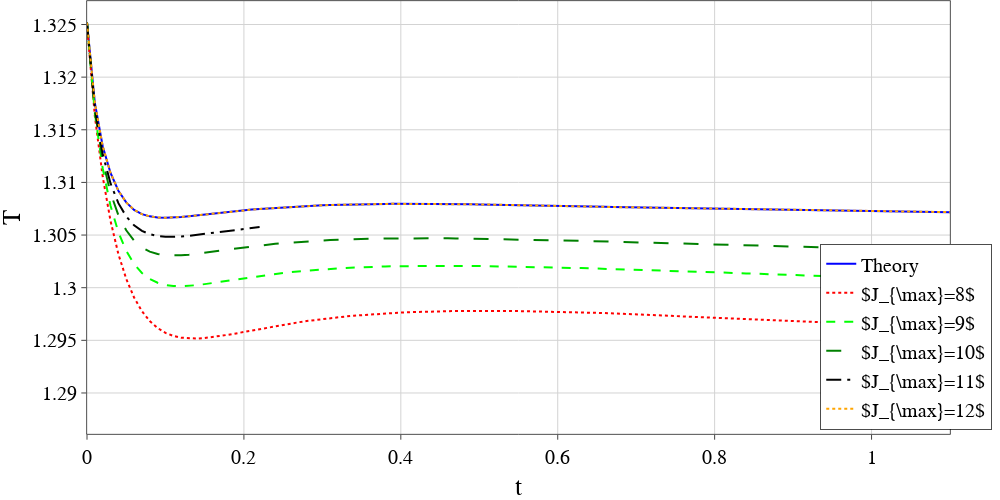
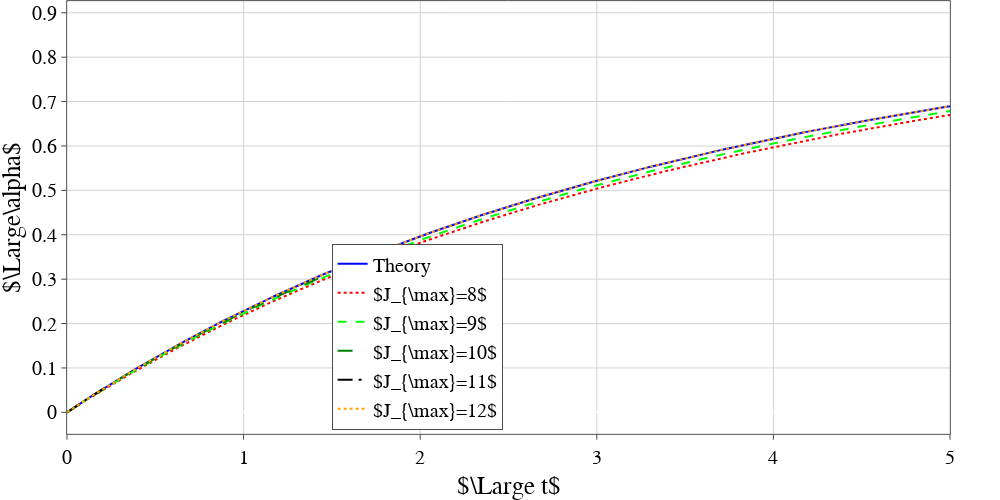

Notebook source saved alongside these figures, in order:
### Code cell
list_x = [data_w['t']]
list_y = [data_w['T']]
names = ['Theory   '] #Wolfram
for lev in levs+[12]:
    print(lev)
    list_x.append(data_b[lev]['t'])
    list_y.append(data_b[lev]['T'])
    names.append(r'$J_{\max}=' + str(lev) + '$')


plot_graph(list_x, list_y, names, xtitle='t', ytitle='T', image_name='Couette_T_t.pdf', list_x_fill=[], list_y_fill=[], mode=['lines']*20, \
           dash=['solid', 'dot', 'dash', 'longdash', 'longdashdot', 'dot'], \
           colors=['blue', 'red', 'hsv(120,100,100)', 'green', 'black', 'orange' ], \
           marker_size=2, xrange =[0, 1.1], yrange = [], \
           marker_style = ['circle', 'circle', 'triangle-down','square', 'diamond', 'cross',  'x-thin', 'cross-thin' ], \
           width=1000, height=500, path=MYPATH, yanchor='auto', y0_anchor=0.01, xanchor='left', x0_anchor=0.85)

list_x = [data_w['t']]
list_y = [data_w['alpha']]
for lev in levs + [12]:
    list_x.append(data_b[lev]['t'])
    list_y.append(data_b[lev]['alpha'])
    
plot_graph(list_x, list_y, names, xtitle=r'$\Large t$', ytitle=r'$\Large\alpha$', image_name='Couette_alpha_t.pdf', list_x_fill=[], list_y_fill=[], mode=['lines']*20, \
           dash=['solid', 'dot', 'dash', 'longdash', 'longdashdot', 'dot'], \
           colors=['blue', 'red', 'hsv(120,100,100)', 'green', 'black', 'orange' ], \
           marker_size=2, xrange =[0, tmax], yrange = [], \
           marker_style = ['circle', 'circle', 'triangle-down','square', 'diamond', 'cross',  'x-thin', 'cross-thin' ], \
           width=1000, height=500, path=MYPATH, yanchor='auto', y0_anchor=0.01, xanchor='left', x0_anchor=0.3)

### Figure 1 — Plotly figure (JSON) as saved in the notebook; plotly's stock layout.template omitted (floating-point values rounded to 4 significant figures; data arrays with more than 128 entries replaced by an {"elided": "..."} marker saying what was removed)
{"data": [{"line": {"color": "blue", "dash": "solid", "width": 2}, "marker": {"line": {"color": "blue", "width": 1}, "size": 2, "symbol": "circle"}, "mode": "lines", "name": "Theory   ", "textfont": {"color": "LightSeaGreen", "family": "Times New Roman", "size": 18}, "type": "scatter", "x": {"elided": "1001 float values"}, "y": {"elided": "1001 float values"}}, {"line": {"color": "red", "dash": "dot", "width": 2}, "marker": {"line": {"color": "red", "width": 1}, "size": 2, "symbol": "circle"}, "mode": "lines", "name": "$J_{\\max}=8$", "textfont": {"color": "LightSeaGreen", "family": "Times New Roman", "size": 18}, "type": "scatter", "x": {"elided": "501 float values"}, "y": {"elided": "501 float values"}}, {"line": {"color": "hsv(120,100,100)", "dash": "dash", "width": 2}, "marker": {"line": {"color": "hsv(120,100,100)", "width": 1}, "size": 2, "symbol": "triangle-down"}, "mode": "lines", "name": "$J_{\\max}=9$", "textfont": {"color": "LightSeaGreen", "family": "Times New Roman", "size": 18}, "type": "scatter", "x": {"elided": "501 float values"}, "y": {"elided": "501 float values"}}, {"line": {"color": "green", "dash": "longdash", "width": 2}, "marker": {"line": {"color": "green", "width": 1}, "size": 2, "symbol": "square"}, "mode": "lines", "name": "$J_{\\max}=10$", "textfont": {"color": "LightSeaGreen", "family": "Times New Roman", "size": 18}, "type": "scatter", "x": {"elided": "174 float values"}, "y": {"elided": "174 float values"}}, {"line": {"color": "black", "dash": "longdashdot", "width": 2}, "marker": {"line": {"color": "black", "width": 1}, "size": 2, "symbol": "diamond"}, "mode": "lines", "name": "$J_{\\max}=11$", "textfont": {"color": "LightSeaGreen", "family": "Times New Roman", "size": 18}, "type": "scatter", "x": [0, 0.01, 0.02, 0.03, 0.04, 0.05, 0.06, 0.07, 0.08, 0.09, 0.1, 0.11, 0.12, 0.13, 0.14, 0.15, 0.16, 0.17, 0.18, 0.19, 0.2, 0.21, 0.22], "y": [1.325, 1.317, 1.313, 1.31, 1.308, 1.307, 1.306, 1.305, 1.305, 1.305, 1.305, 1.305, 1.305, 1.305, 1.305, 1.305, 1.305, 1.305, 1.305, 1.306, 1.306, 1.306, 1.306]}, {"line": {"color": "orange", "dash": "dot", "width": 2}, "marker": {"line": {"color": "orange", "width": 1}, "size": 2, "symbol": "cross"}, "mode": "lines", "name": "$J_{\\max}=12$", "textfont": {"color": "LightSeaGreen", "family": "Times New Roman", "size": 18}, "type": "scatter", "x": {"elided": "1001 float values"}, "y": {"elided": "1001 float values"}}], "layout": {"autosize": false, "font": {"color": "Black", "family": "Times New Roman", "size": 20}, "height": 500, "legend": {"bgcolor": "White", "bordercolor": "Black", "borderwidth": 0.7, "x": 0.85, "xanchor": "left", "y": 0.01, "yanchor": "auto"}, "margin": {"b": 50, "l": 0, "pad": 0.4, "r": 50, "t": 0}, "paper_bgcolor": "rgba(255, 255, 255, 1)", "plot_bgcolor": "rgba(255, 255, 255, 1)", "showlegend": true, "width": 1000, "xaxis": {"gridcolor": "lightgrey", "gridwidth": 1, "linecolor": "black", "linewidth": 0.7, "mirror": true, "range": [0, 1.1], "showline": true, "tickfont": {"color": "black", "family": "Times New Roman", "size": 20}, "ticks": "outside", "title": {"font": {"color": "black", "family": "Times New Roman", "size": 25}, "text": "t"}}, "yaxis": {"gridcolor": "lightgrey", "gridwidth": 1, "linecolor": "black", "linewidth": 0.7, "mirror": true, "showline": true, "tickfont": {"color": "black", "family": "Times New Roman", "size": 20}, "ticks": "outside", "title": {"font": {"color": "black", "family": "Times New Roman", "size": 25}, "text": "T"}}}}

### Figure 2 — Plotly figure (JSON) as saved in the notebook; plotly's stock layout.template omitted (floating-point values rounded to 4 significant figures; data arrays with more than 128 entries replaced by an {"elided": "..."} marker saying what was removed)
{"data": [{"line": {"color": "blue", "dash": "solid", "width": 2}, "marker": {"line": {"color": "blue", "width": 1}, "size": 2, "symbol": "circle"}, "mode": "lines", "name": "Theory   ", "textfont": {"color": "LightSeaGreen", "family": "Times New Roman", "size": 18}, "type": "scatter", "x": {"elided": "1001 float values"}, "y": {"elided": "1001 float values"}}, {"line": {"color": "red", "dash": "dot", "width": 2}, "marker": {"line": {"color": "red", "width": 1}, "size": 2, "symbol": "circle"}, "mode": "lines", "name": "$J_{\\max}=8$", "textfont": {"color": "LightSeaGreen", "family": "Times New Roman", "size": 18}, "type": "scatter", "x": {"elided": "501 float values"}, "y": {"elided": "501 float values"}}, {"line": {"color": "hsv(120,100,100)", "dash": "dash", "width": 2}, "marker": {"line": {"color": "hsv(120,100,100)", "width": 1}, "size": 2, "symbol": "triangle-down"}, "mode": "lines", "name": "$J_{\\max}=9$", "textfont": {"color": "LightSeaGreen", "family": "Times New Roman", "size": 18}, "type": "scatter", "x": {"elided": "501 float values"}, "y": {"elided": "501 float values"}}, {"line": {"color": "green", "dash": "longdash", "width": 2}, "marker": {"line": {"color": "green", "width": 1}, "size": 2, "symbol": "square"}, "mode": "lines", "name": "$J_{\\max}=10$", "textfont": {"color": "LightSeaGreen", "family": "Times New Roman", "size": 18}, "type": "scatter", "x": {"elided": "174 float values"}, "y": {"elided": "174 float values"}}, {"line": {"color": "black", "dash": "longdashdot", "width": 2}, "marker": {"line": {"color": "black", "width": 1}, "size": 2, "symbol": "diamond"}, "mode": "lines", "name": "$J_{\\max}=11$", "textfont": {"color": "LightSeaGreen", "family": "Times New Roman", "size": 18}, "type": "scatter", "x": [0, 0.01, 0.02, 0.03, 0.04, 0.05, 0.06, 0.07, 0.08, 0.09, 0.1, 0.11, 0.12, 0.13, 0.14, 0.15, 0.16, 0.17, 0.18, 0.19, 0.2, 0.21, 0.22], "y": [0, 0.002824, 0.005563, 0.008249, 0.0109, 0.01352, 0.01612, 0.0187, 0.02127, 0.02383, 0.02638, 0.02892, 0.03146, 0.03398, 0.0365, 0.03902, 0.04152, 0.04402, 0.04652, 0.049, 0.05148, 0.05395, 0.05642]}, {"line": {"color": "orange", "dash": "dot", "width": 2}, "marker": {"line": {"color": "orange", "width": 1}, "size": 2, "symbol": "cross"}, "mode": "lines", "name": "$J_{\\max}=12$", "textfont": {"color": "LightSeaGreen", "family": "Times New Roman", "size": 18}, "type": "scatter", "x": {"elided": "1001 float values"}, "y": {"elided": "1001 float values"}}], "layout": {"autosize": false, "font": {"color": "Black", "family": "Times New Roman", "size": 20}, "height": 500, "legend": {"bgcolor": "White", "bordercolor": "Black", "borderwidth": 0.7, "x": 0.3, "xanchor": "left", "y": 0.01, "yanchor": "auto"}, "margin": {"b": 50, "l": 0, "pad": 0.4, "r": 50, "t": 0}, "paper_bgcolor": "rgba(255, 255, 255, 1)", "plot_bgcolor": "rgba(255, 255, 255, 1)", "showlegend": true, "width": 1000, "xaxis": {"gridcolor": "lightgrey", "gridwidth": 1, "linecolor": "black", "linewidth": 0.7, "mirror": true, "range": [0, 5], "showline": true, "tickfont": {"color": "black", "family": "Times New Roman", "size": 20}, "ticks": "outside", "title": {"font": {"color": "black", "family": "Times New Roman", "size": 25}, "text": "$\\Large t$"}}, "yaxis": {"gridcolor": "lightgrey", "gridwidth": 1, "linecolor": "black", "linewidth": 0.7, "mirror": true, "showline": true, "tickfont": {"color": "black", "family": "Times New Roman", "size": 20}, "ticks": "outside", "title": {"font": {"color": "black", "family": "Times New Roman", "size": 25}, "text": "$\\Large\\alpha$"}}}}
